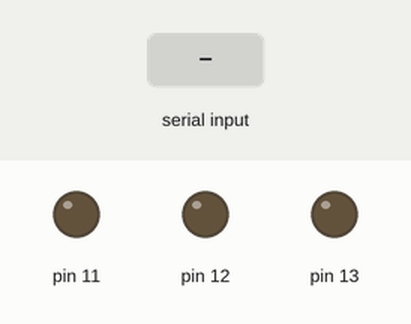
Simulated run of this sketch. Board: Arduino Uno, built with avr-gcc and run on an emulated ATmega328P. On the bench: output pins drawn as LEDs (lit = HIGH). The test bench sets the inputs (shaded band).

Above: at 1.2 s.
1.3 s: "J" received over the second serial link
At 1.7 s:
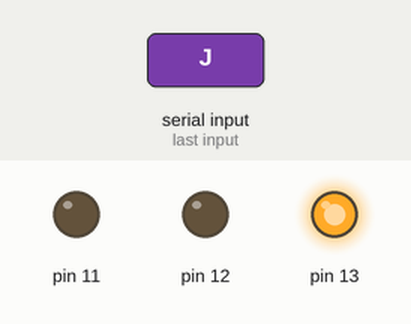
2.8 s: "1" received over the second serial link
At 4.0 s:
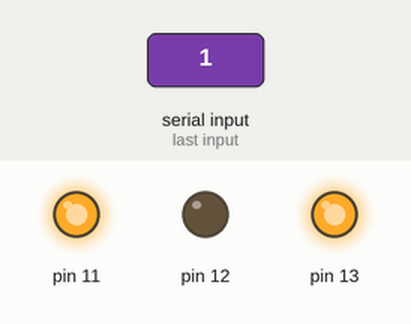
4.3 s: "2" received over the second serial link
At 5.1 s:
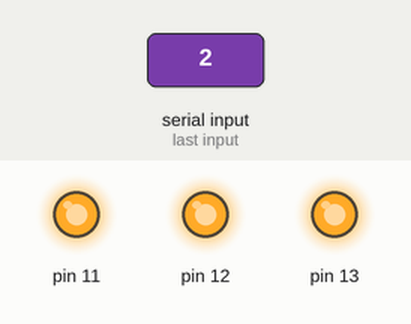
5.8 s: "1" received over the second serial link
At 6.3 s:
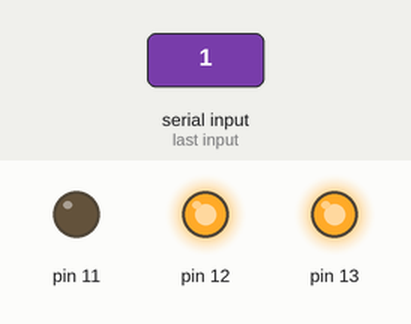
7.3 s: "Z" received over the second serial link
At 8.5 s:
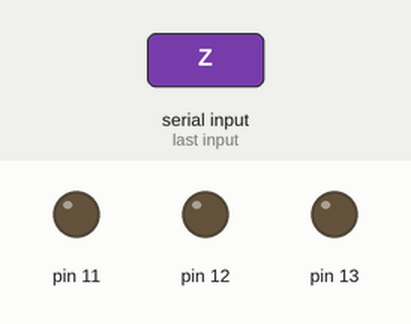
8.8 s: "H" received over the second serial link
At 9.8 s:
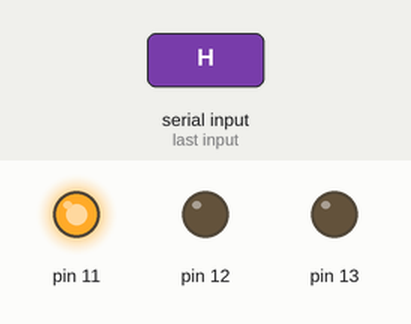
Timing chart, 0 to 11.3 s (numbered marks = the images above; inputs shaded):
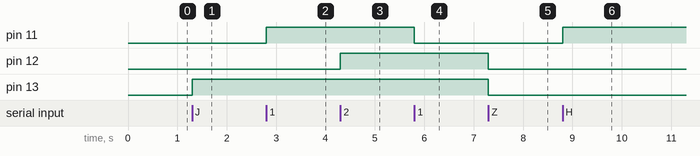

The sketch:

brinquedo_RGB.ino
```cpp
#include <SoftwareSerial.h>

bool AZUL = false;
bool VERDE = false;
bool VERMELHO = false;

SoftwareSerial bluetooth(4, 5); //TX, RX (Bluetooth)

int comando;

void setup() {
  bluetooth.begin(9600);

    pinMode(13, OUTPUT);
    pinMode(12, OUTPUT);
    pinMode(11, OUTPUT);
}

void loop() {
  if (bluetooth.available() > 0) {
    comando = bluetooth.read();
  switch (comando) {
    case 'J':
      digitalWrite(13, HIGH);
      break;

    case '1':
      AZUL = !AZUL;
      digitalWrite(11, AZUL);
      break;

    case 'Z':
      digitalWrite(13, LOW);
      digitalWrite(12, LOW);
      digitalWrite(11, LOW);
      break;

    case '3':
    VERMELHO = !VERMELHO;
      digitalWrite(13, VERMELHO);
      break;

    case 'H':
      digitalWrite(11, HIGH);
      break;


    case '2':
    VERDE = !VERDE;
      digitalWrite(12, VERDE);
      break;

    case 'D':
      digitalWrite(12, HIGH);
      break;

    }
  }
}
```

Measured:
- after the input at 1.3 s, pin 13: LOW → HIGH at once
- after the input at 2.8 s, pin 11: LOW → HIGH at once
- after the input at 4.3 s, pin 12: LOW → HIGH at once
- after the input at 5.8 s, pin 11: HIGH → LOW at once
- after the input at 7.3 s, pin 12, pin 13: HIGH → LOW at once
- after the input at 8.8 s, pin 11: LOW → HIGH at once
